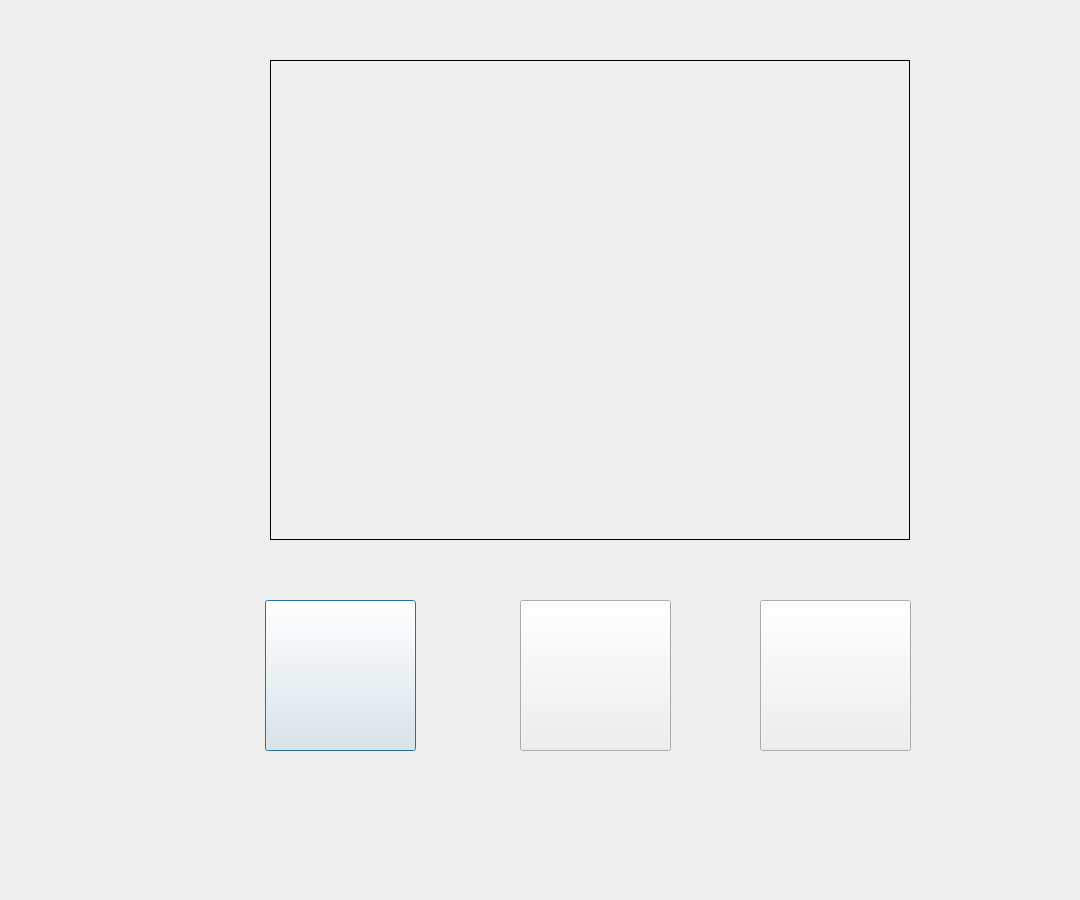
<?xml version="1.0" encoding="UTF-8"?>
<ui version="4.0">
 <class>Dialog</class>
 <widget class="QDialog" name="Dialog">
  <property name="geometry">
   <rect>
    <x>0</x>
    <y>0</y>
    <width>1080</width>
    <height>900</height>
   </rect>
  </property>
  <property name="windowTitle">
   <string>Dialog</string>
  </property>
  <property name="styleSheet">
   <string notr="true"/>
  </property>
  <widget class="QLabel" name="imgLabel">
   <property name="geometry">
    <rect>
     <x>270</x>
     <y>60</y>
     <width>640</width>
     <height>480</height>
    </rect>
   </property>
   <property name="frameShape">
    <enum>QFrame::Box</enum>
   </property>
   <property name="text">
    <string/>
   </property>
  </widget>
  <widget class="QPushButton" name="LipsButton">
   <property name="enabled">
    <bool>true</bool>
   </property>
   <property name="geometry">
    <rect>
     <x>265</x>
     <y>600</y>
     <width>151</width>
     <height>151</height>
    </rect>
   </property>
   <property name="styleSheet">
    <string notr="true">background-image: url(:/newPrefix/lips.png);</string>
   </property>
   <property name="text">
    <string/>
   </property>
  </widget>
  <widget class="QPushButton" name="EyesButton">
   <property name="geometry">
    <rect>
     <x>520</x>
     <y>600</y>
     <width>151</width>
     <height>151</height>
    </rect>
   </property>
   <property name="styleSheet">
    <string notr="true">background-image: url(:/newPrefix/eye.png);</string>
   </property>
   <property name="text">
    <string/>
   </property>
  </widget>
  <widget class="QPushButton" name="BlingButton">
   <property name="geometry">
    <rect>
     <x>760</x>
     <y>600</y>
     <width>151</width>
     <height>151</height>
    </rect>
   </property>
   <property name="styleSheet">
    <string notr="true">background-image: url(:/newPrefix/bling.png);</string>
   </property>
   <property name="text">
    <string/>
   </property>
  </widget>
 </widget>
 <resources>
  <include location="../../Desktop/imgBtn/image/test.qrc"/>
 </resources>
 <connections/>
</ui>
